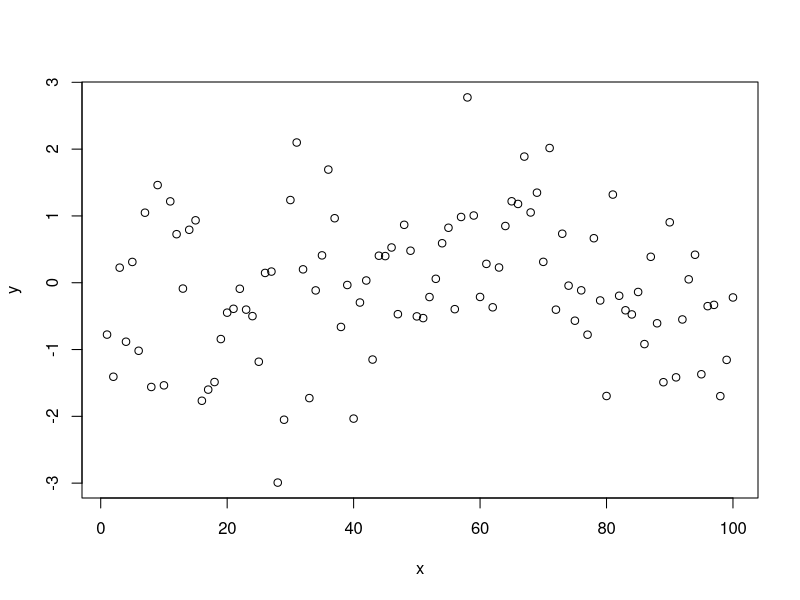

The R source for this figure: (Note: this script raises an error after producing the figure.)
## ---- chunk 1
library(scales)
whole_numbers <- comma_format(accuracy = 1)
nearest_100 <- comma_format(accuracy = 100)
european_style <- comma_format(big.mark = ".", decimal.mark = ",", accuracy = 0.01)
## ---- chunk 2
vec_of_nums <- c(0.4, 4523423.123, 1234.12)

whole_numbers(vec_of_nums)
nearest_100(vec_of_nums)
european_style(vec_of_nums)
## ---- chunk 3
adder <- function(x) {
  function(n) {
    n + x
  }
}
## ---- chunk 4
add2 <- adder(2)
add100 <- adder(100)

add2(10)
add100(10)
## ---- chunk 5
read.csv
## ---- chunk 6
add100
## ---- chunk 7
environment(add100)$x
## ---- chunk 8
plot_data <- data.frame(x = 1:100, y = rnorm(100))
plot(y ~ x, data = plot_data)
## ---- chunk 9
knitr::include_graphics("metaprogramming_map.svg")
## ---- chunk 10
my_code_string <- "1 + 2"
my_code_string

my_call <- str2lang(my_code_string)
my_call
## ---- chunk 11
eval(my_call)
## ---- chunk 12
very_clear_function <- function(x, y) {
  x_sub <- substitute(x)
  x_quo <- quote(x)
  y_sub <- substitute(y)
  y_quo <- quote(y)
  
  cat(paste0(
    deparse(x_quo), " = ", deparse(x_sub), " and ", 
    deparse(y_quo), " = ", deparse(y_sub), ", so ",
    deparse(x_quo), " + ", deparse(y_quo), " = ", x + y
  ), "\n")
  x + y
}

very_clear_function(1,2)
## ---- chunk 13
x <- 10
quote(x + 100)
bquote(x + 100)
bquote(.(x) + 100)
## ---- chunk 14
adder_transparent <- function(x) {
  eval(
    str2expression(
      deparse(
        bquote(
          function (n) {
            n + .(x)
          }
        ))))
}
## ---- chunk 15
add100 <- adder_transparent(100)

add100(10)

add100
## ---- chunk 16
hand_crafted_add100 <- function(n) {
  n + 100
}

hand_crafted_add100
